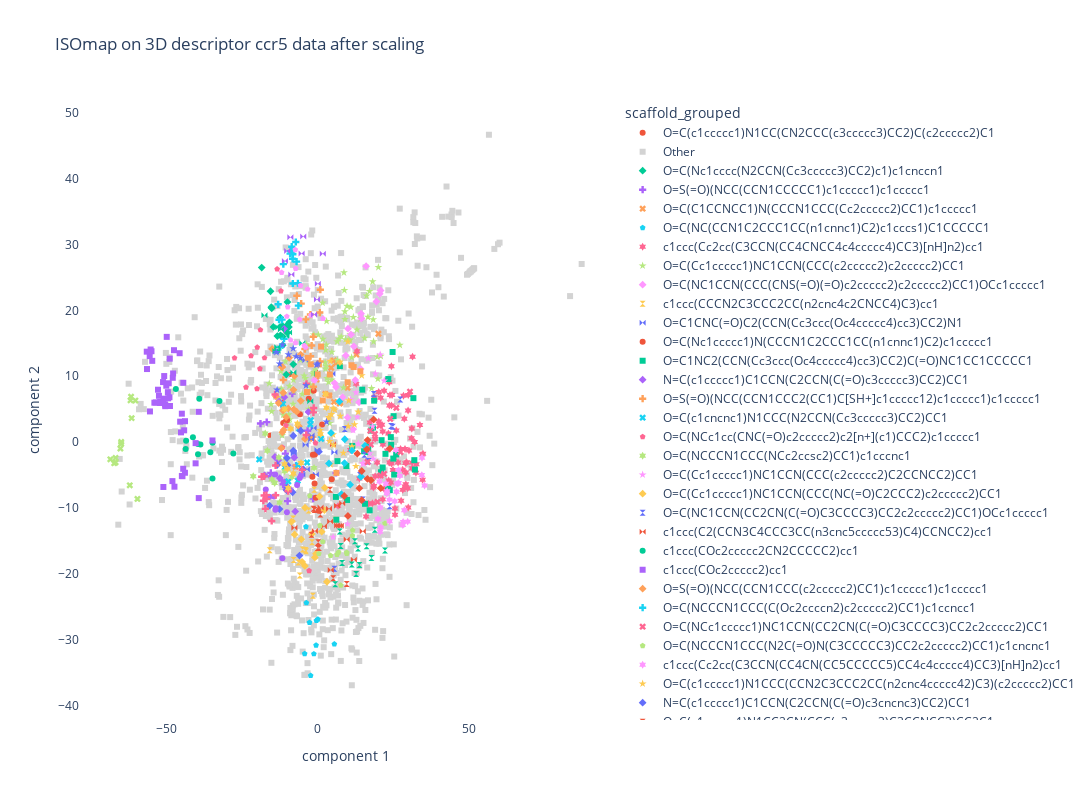

Notebook source saved alongside this figure:
### Code cell
fig_3D_scaled = px.scatter(finalDf_3D_scaled, x="component 1", y="component 2",
                    color = "scaffold_grouped", symbol='scaffold_grouped',
                    symbol_sequence = symbols,
                    hover_data = None ,
                    color_discrete_map= {'Other': 'lightgrey'
                                         },
                   # size = "Activity",
                    title = 'ISOmap on 3D descriptor ccr5 data after scaling',
                                      width=1200,
                                      height=800,render_mode='SVG')
fig_3D_scaled.update_layout(plot_bgcolor='White')
fig_3D_scaled.show()
app_scatter = molplotly.add_molecules(fig=fig_3D_scaled,
                                      df=finalDf_3D_scaled,
                                      smiles_col='smiles',
                                      title_col='InChIKey',
                                      condition_col = 'scaffold_grouped')
                                                                          
app_scatter.run_server(mode='inline', port=9709, height=800)

### Figure 1 — Plotly figure (JSON) as saved in the notebook; plotly's stock layout.template omitted (floating-point values rounded to 4 significant figures; data arrays with more than 128 entries replaced by an {"elided": "..."} marker saying what was removed)
{"data": [{"hovertemplate": "scaffold_grouped=O=C(c1ccccc1)N1CC(CN2CCC(c3ccccc3)CC2)C(c2ccccc2)C1<br>component 1=%{x}<br>component 2=%{y}<extra></extra>", "legendgroup": "O=C(c1ccccc1)N1CC(CN2CCC(c3ccccc3)CC2)C(c2ccccc2)C1", "marker": {"color": "#EF553B", "symbol": "circle"}, "mode": "markers", "name": "O=C(c1ccccc1)N1CC(CN2CCC(c3ccccc3)CC2)C(c2ccccc2)C1", "orientation": "v", "showlegend": true, "type": "scatter", "x": [-15.12, -15.64, -10.71, -4.122, -6.515, -11.25, -0.671, -8.006, -6.918, -11.39, -9.439], "xaxis": "x", "y": [-0.6036, 0.9982, 3.085, 5.357, 10.04, 6.192, 10.6, 4.577, 10.51, 2.923, 10.31], "yaxis": "y"}, {"hovertemplate": "scaffold_grouped=Other<br>component 1=%{x}<br>component 2=%{y}<extra></extra>", "legendgroup": "Other", "marker": {"color": "lightgrey", "symbol": "square"}, "mode": "markers", "name": "Other", "orientation": "v", "showlegend": true, "type": "scatter", "x": {"elided": "1401 float values"}, "xaxis": "x", "y": {"elided": "1401 float values"}, "yaxis": "y"}, {"hovertemplate": "scaffold_grouped=O=C(Nc1cccc(N2CCN(Cc3ccccc3)CC2)c1)c1cnccn1<br>component 1=%{x}<br>component 2=%{y}<extra></extra>", "legendgroup": "O=C(Nc1cccc(N2CCN(Cc3ccccc3)CC2)c1)c1cnccn1", "marker": {"color": "#00cc96", "symbol": "diamond"}, "mode": "markers", "name": "O=C(Nc1cccc(N2CCN(Cc3ccccc3)CC2)c1)c1cnccn1", "orientation": "v", "showlegend": true, "type": "scatter", "x": [-13.34, -10.38, -12.3, -10.04, -9.352, -18.51, -12.38, -9.99, -9.532, -15.2, -12.43, -10.1, -15.6, -11.61, -15.35, -9.971, -8.058, -11.88, -14.64, -11.55], "xaxis": "x", "y": [16.11, 10.26, 16.22, 16.62, 18.19, 26.5, 18.91, 21.26, 17.47, 20.33, 17.51, 17.74, 22.91, 17.64, 20.5, 17.63, 11.81, 16.04, 17.5, 14.72], "yaxis": "y"}, {"hovertemplate": "scaffold_grouped=O=S(=O)(NCC(CCN1CCCCC1)c1ccccc1)c1ccccc1<br>component 1=%{x}<br>component 2=%{y}<extra></extra>", "legendgroup": "O=S(=O)(NCC(CCN1CCCCC1)c1ccccc1)c1ccccc1", "marker": {"color": "#ab63fa", "symbol": "cross"}, "mode": "markers", "name": "O=S(=O)(NCC(CCN1CCCCC1)c1ccccc1)c1ccccc1", "orientation": "v", "showlegend": true, "type": "scatter", "x": [-18.93, -12.08, -3.323, -9.93, -10.68, -10.87, -11.84, -16.86, -1.469, -15.51, -7.167, 6.106, -11.4, -8.383], "xaxis": "x", "y": [2.822, 5.694, 1.727, -8.954, -1.747, -6.118, -5.808, 3.039, -8.567, -4.659, -3.564, -4.684, -6.395, 7.373], "yaxis": "y"}, {"hovertemplate": "scaffold_grouped=O=C(C1CCNCC1)N(CCCN1CCC(Cc2ccccc2)CC1)c1ccccc1<br>component 1=%{x}<br>component 2=%{y}<extra></extra>", "legendgroup": "O=C(C1CCNCC1)N(CCCN1CCC(Cc2ccccc2)CC1)c1ccccc1", "marker": {"color": "#FFA15A", "symbol": "x"}, "mode": "markers", "name": "O=C(C1CCNCC1)N(CCCN1CCC(Cc2ccccc2)CC1)c1ccccc1", "orientation": "v", "showlegend": true, "type": "scatter", "x": [4.481, 20.14, 7.537, -0.3978, 2.558, 9.928, 7.317, -2.128, -1.552, -1.985, 5.438, -7.266, 6.089, 5.36, 12.83], "xaxis": "x", "y": [11.28, 16.46, 6.027, 9.487, 7.317, 8.235, 5.842, 0.7313, 0.5265, 4.908, 6.123, -3.749, 12.0, 12.41, 13.3], "yaxis": "y"}, {"hovertemplate": "scaffold_grouped=O=C(NC(CCN1C2CCC1CC(n1cnnc1)C2)c1cccs1)C1CCCCC1<br>component 1=%{x}<br>component 2=%{y}<extra></extra>", "legendgroup": "O=C(NC(CCN1C2CCC1CC(n1cnnc1)C2)c1cccs1)C1CCCCC1", "marker": {"color": "#19d3f3", "symbol": "pentagon"}, "mode": "markers", "name": "O=C(NC(CCN1C2CCC1CC(n1cnnc1)C2)c1cccs1)C1CCCCC1", "orientation": "v", "showlegend": true, "type": "scatter", "x": [-2.303, -1.232, -0.3966, -4.298, 0.08781, -3.873, -2.673, 5.544, -0.5104, -3.715], "xaxis": "x", "y": [-35.43, -32.14, -27.09, -32.12, -26.89, -12.84, -27.38, -30.65, -30.82, -24.39], "yaxis": "y"}, {"hovertemplate": "scaffold_grouped=c1ccc(Cc2cc(C3CCN(CC4CNCC4c4ccccc4)CC3)[nH]n2)cc1<br>component 1=%{x}<br>component 2=%{y}<extra></extra>", "legendgroup": "c1ccc(Cc2cc(C3CCN(CC4CNCC4c4ccccc4)CC3)[nH]n2)cc1", "marker": {"color": "#FF6692", "symbol": "hexagram"}, "mode": "markers", "name": "c1ccc(Cc2cc(C3CCN(CC4CNCC4c4ccccc4)CC3)[nH]n2)cc1", "orientation": "v", "showlegend": true, "type": "scatter", "x": [6.769, 26.65, 18.64, 24.46, 20.87, 28.72, 24.45, 23.79, 32.56, 34.91, 29.23, 25.63, 25.46, 29.97, 20.24, 10.84, 25.64, 21.55, 28.44, 22.89, 12.79, 27.48, 22.03, 16.85, 29.49, 23.16, 21.6, 29.84, 18.79, 29.23, 25.28, 33.88, 32.71, 20.26, 34.77, 19.07, 13.83, 34.67, 26.06, 32.13, 24.66, 18.15, 22.03, 30.03, 31.35, 23.55, 29.1, 16.06, 23.97, 19.72, 20.64, 31.31, 23.24, 23.82, 31.2, 23.44, 28.19, 27.66, 21.31, 17.33, 24.96, 21.59, 31.44, 18.48, 30.26, 28.17, 24.46, 23.72, 23.04, 13.04, 31.08, 28.93, 24.24, 30.01, 28.95, 19.06], "xaxis": "x", "y": [-9.673, -3.082, -6.665, 5.552, 6.729, 3.543, 11.51, 5.567, -4.647, -1.747, -4.594, -10.07, -4.708, 4.795, 7.605, -1.178, -11.01, 1.607, 7.037, -7.259, 8.848, -1.034, -7.117, -9.362, -3.055, 9.495, -0.376, -6.992, 6.813, -6.404, -2.397, 2.615, -3.339, 3.155, -5.721, 0.4927, -5.527, -1.857, 1.784, 0.03433, 7.15, -9.282, 7.818, -9.927, -3.105, -5.805, -3.184, -11.29, 7.145, -3.101, -5.101, -3.971, -6.772, -3.094, 2.08, 1.33, -7.244, -8.9, 2.639, 2.99, -4.225, -8.685, 12.98, -6.881, -1.275, -4.197, -3.231, 9.088, -1.247, 13.81, 0.5791, -6.73, -6.131, 7.169, -1.04, -5.167], "yaxis": "y"}, {"hovertemplate": "scaffold_grouped=O=C(Cc1ccccc1)NC1CCN(CCC(c2ccccc2)c2ccccc2)CC1<br>component 1=%{x}<br>component 2=%{y}<extra></extra>", "legendgroup": "O=C(Cc1ccccc1)NC1CCN(CCC(c2ccccc2)c2ccccc2)CC1", "marker": {"color": "#B6E880", "symbol": "star"}, "mode": "markers", "name": "O=C(Cc1ccccc1)NC1CCN(CCC(c2ccccc2)c2ccccc2)CC1", "orientation": "v", "showlegend": true, "type": "scatter", "x": [9.037, 2.66, -11.16, -1.237, 19.78, 14.26, -5.058, -4.457, 6.485, 20.91, 8.571, -2.939, 9.06, 4.705, -1.238, 11.26, -1.59, -10.66, -2.766, 2.488, -7.961, -2.508, -8.131, -12.08, -8.012, 9.271, 2.851, -11.76, 8.867, -2.272, 15.56, 10.5, 1.752, 18.22, 11.83, 11.0, 4.003, 16.67, -15.25, -3.623, 18.53, -11.91, 3.102, 2.61, 7.821, -9.947, -9.342, 8.726, 19.97, 13.03, 20.13, -16.02, -15.42, 16.23, 1.675, -4.052, 17.19, -9.563, -9.2, 10.83, 10.74, 7.058, 2.796, 9.756, 3.609, 2.97, -5.678, 6.542, -11.41, -12.16, -5.309, 4.643, -0.7361, 17.87, 0.2692, 27.24, -3.065, 18.41], "xaxis": "x", "y": [19.83, 13.99, 5.087, 16.31, 12.95, 18.75, 7.287, 10.08, 15.27, 13.07, 8.268, 5.042, 18.67, 13.68, 10.61, 12.86, 10.38, 12.23, 12.02, 12.09, 7.764, 8.687, 5.804, 8.108, 9.436, 15.59, 14.8, 1.044, 23.06, 7.669, 15.8, 15.41, 15.65, 24.37, 18.96, 20.51, 2.877, 18.98, 4.666, 14.89, 15.27, 6.751, 9.706, 11.12, 16.02, 2.876, 8.499, 25.75, 9.603, 17.06, 26.55, 8.909, 5.742, 22.21, 21.14, 9.712, 22.9, 4.183, 3.443, 16.33, 15.53, 15.67, 11.57, 20.65, 9.119, 18.36, 12.44, 12.46, 4.143, 10.75, 6.208, 9.45, 10.98, 8.157, 16.29, 14.73, 8.487, 18.61], "yaxis": "y"}, {"hovertemplate": "scaffold_grouped=O=C(NC1CCN(CCC(CNS(=O)(=O)c2ccccc2)c2ccccc2)CC1)OCc1ccccc1<br>component 1=%{x}<br>component 2=%{y}<extra></extra>", "legendgroup": "O=C(NC1CCN(CCC(CNS(=O)(=O)c2ccccc2)c2ccccc2)CC1)OCc1ccccc1", "marker": {"color": "#FF97FF", "symbol": "diamond"}, "mode": "markers", "name": "O=C(NC1CCN(CCC(CNS(=O)(=O)c2ccccc2)c2ccccc2)CC1)OCc1ccccc1", "orientation": "v", "showlegend": true, "type": "scatter", "x": [10.07, 16.07, 14.25, 11.75, 5.619, 19.47, 9.34, 14.54, 13.72, 20.58, 8.253, 20.86, -1.021, 14.4, 11.1, 9.902, 11.98, 6.09, 12.48], "xaxis": "x", "y": [17.23, 26.71, 11.12, 1.975, 8.971, 21.36, 13.16, 18.76, 6.057, 22.53, 6.828, 23.02, 9.388, 19.5, 16.32, 3.748, 14.55, 8.371, 9.417], "yaxis": "y"}, {"hovertemplate": "scaffold_grouped=c1ccc(CCCN2C3CCC2CC(n2cnc4c2CNCC4)C3)cc1<br>component 1=%{x}<br>component 2=%{y}<extra></extra>", "legendgroup": "c1ccc(CCCN2C3CCC2CC(n2cnc4c2CNCC4)C3)cc1", "marker": {"color": "#FECB52", "symbol": "hourglass"}, "mode": "markers", "name": "c1ccc(CCCN2C3CCC2CC(n2cnc4c2CNCC4)C3)cc1", "orientation": "v", "showlegend": true, "type": "scatter", "x": [-1.838, -3.817, -2.968, -1.12, -8.07, -6.385, -4.973, -4.022, -15.87, -1.567, -5.924, -7.928, 5.971], "xaxis": "x", "y": [-15.19, -16.57, -10.38, -7.21, -11.57, -18.28, -16.31, -16.38, -16.42, -23.32, -20.23, -17.88, -11.77], "yaxis": "y"}, {"hovertemplate": "scaffold_grouped=O=C1CNC(=O)C2(CCN(Cc3ccc(Oc4ccccc4)cc3)CC2)N1<br>component 1=%{x}<br>component 2=%{y}<extra></extra>", "legendgroup": "O=C1CNC(=O)C2(CCN(Cc3ccc(Oc4ccccc4)cc3)CC2)N1", "marker": {"color": "#636efa", "symbol": "bowtie"}, "mode": "markers", "name": "O=C1CNC(=O)C2(CCN(Cc3ccc(Oc4ccccc4)cc3)CC2)N1", "orientation": "v", "showlegend": true, "type": "scatter", "x": [-3.978, -0.586, -3.568, 4.896, -2.145, -13.74, -0.03839, -7.91, -2.003, -1.325, -4.026, -5.061, 5.557], "xaxis": "x", "y": [-0.3922, -4.916, -4.112, 10.38, 0.4385, 13.73, -1.181, -1.727, 1.024, 2.157, 12.43, -4.915, -1.521], "yaxis": "y"}, {"hovertemplate": "scaffold_grouped=O=C(Nc1ccccc1)N(CCCN1C2CCC1CC(n1cnnc1)C2)c1ccccc1<br>component 1=%{x}<br>component 2=%{y}<extra></extra>", "legendgroup": "O=C(Nc1ccccc1)N(CCCN1C2CCC1CC(n1cnnc1)C2)c1ccccc1", "marker": {"color": "#EF553B", "symbol": "circle"}, "mode": "markers", "name": "O=C(Nc1ccccc1)N(CCCN1C2CCC1CC(n1cnnc1)C2)c1ccccc1", "orientation": "v", "showlegend": true, "type": "scatter", "x": [-0.9095, 1.486, -0.5925, -1.016, -5.852, 0.3551, -10.1, -1.568, -1.727, -1.293, 4.667, -2.941], "xaxis": "x", "y": [-1.89, 2.685, -8.45, -6.291, 4.227, -10.39, 3.335, -1.921, -5.243, 7.813, -5.636, 6.604], "yaxis": "y"}, {"hovertemplate": "scaffold_grouped=O=C1NC2(CCN(Cc3ccc(Oc4ccccc4)cc3)CC2)C(=O)NC1CC1CCCCC1<br>component 1=%{x}<br>component 2=%{y}<extra></extra>", "legendgroup": "O=C1NC2(CCN(Cc3ccc(Oc4ccccc4)cc3)CC2)C(=O)NC1CC1CCCCC1", "marker": {"color": "#00cc96", "symbol": "square"}, "mode": "markers", "name": "O=C1NC2(CCN(Cc3ccc(Oc4ccccc4)cc3)CC2)C(=O)NC1CC1CCCCC1", "orientation": "v", "showlegend": true, "type": "scatter", "x": [20.99, 17.65, 25.37, 24.26, 15.24, 21.19, 15.39, 21.55, 25.08, 6.59, 23.91, 24.36, 16.77, 31.73, 7.383, 14.78, 6.066, 32.03, 23.42, 17.24, 6.208, 18.72, 16.76, 32.24, 9.544, 25.16, 23.33, 22.47, 24.84, 15.71, 26.03, 11.48, 9.752, 18.35], "xaxis": "x", "y": [-4.57, 1.753, -4.926, 0.7632, 6.201, 0.3005, -1.386, -3.844, -2.492, -2.881, -7.29, -0.4056, -0.5936, 6.68, 11.55, 7.973, -8.306, -2.733, 9.584, -10.34, -11.77, 6.294, -1.505, -4.162, -3.621, 3.948, -7.09, -1.776, 13.69, -9.359, -1.86, -0.5748, -8.773, 2.233], "yaxis": "y"}, {"hovertemplate": "scaffold_grouped=N=C(c1ccccc1)C1CCN(C2CCN(C(=O)c3ccccc3)CC2)CC1<br>component 1=%{x}<br>component 2=%{y}<extra></extra>", "legendgroup": "N=C(c1ccccc1)C1CCN(C2CCN(C(=O)c3ccccc3)CC2)CC1", "marker": {"color": "#ab63fa", "symbol": "diamond"}, "mode": "markers", "name": "N=C(c1ccccc1)C1CCN(C2CCN(C(=O)c3ccccc3)CC2)CC1", "orientation": "v", "showlegend": true, "type": "scatter", "x": [-7.412, -11.02, -17.56, -15.57, -12.75, -12.53, -3.061, -10.4, -7.739, -14.13, -11.09, -12.99], "xaxis": "x", "y": [-10.51, 6.835, -5.04, -5.216, 6.185, -5.451, 4.585, -7.15, -2.332, -2.24, 17.2, -2.715], "yaxis": "y"}, {"hovertemplate": "scaffold_grouped=O=S(=O)(NCC(CCN1CCC2(CC1)C[SH+]c1ccccc12)c1ccccc1)c1ccccc1<br>component 1=%{x}<br>component 2=%{y}<extra></extra>", "legendgroup": "O=S(=O)(NCC(CCN1CCC2(CC1)C[SH+]c1ccccc12)c1ccccc1)c1ccccc1", "marker": {"color": "#FFA15A", "symbol": "cross"}, "mode": "markers", "name": "O=S(=O)(NCC(CCN1CCC2(CC1)C[SH+]c1ccccc12)c1ccccc1)c1ccccc1", "orientation": "v", "showlegend": true, "type": "scatter", "x": [-1.418, 0.9115, 0.811, -3.888, -5.433, 0.7183, -1.979, -2.325, -6.88, -2.378, -4.21, -11.37, -1.377], "xaxis": "x", "y": [16.0, 23.15, 12.25, 18.64, 21.02, 19.67, 14.67, 13.04, 22.21, 19.37, 14.13, 9.437, 8.407], "yaxis": "y"}, {"hovertemplate": "scaffold_grouped=O=C(c1cncnc1)N1CCC(N2CCN(Cc3ccccc3)CC2)CC1<br>component 1=%{x}<br>component 2=%{y}<extra></extra>", "legendgroup": "O=C(c1cncnc1)N1CCC(N2CCN(Cc3ccccc3)CC2)CC1", "marker": {"color": "#19d3f3", "symbol": "x"}, "mode": "markers", "name": "O=C(c1cncnc1)N1CCC(N2CCN(Cc3ccccc3)CC2)CC1", "orientation": "v", "showlegend": true, "type": "scatter", "x": [1.178, -6.499, -2.286, -2.42, -9.698, -19.35, -11.47, -10.88, -3.472, -6.065, -6.574], "xaxis": "x", "y": [0.5183, -3.45, 3.344, 2.698, -5.963, -2.628, 5.789, -3.83, -3.085, 2.042, -5.862], "yaxis": "y"}, {"hovertemplate": "scaffold_grouped=O=C(NCc1cc(CNC(=O)c2ccccc2)c2[n+](c1)CCC2)c1ccccc1<br>component 1=%{x}<br>component 2=%{y}<extra></extra>", "legendgroup": "O=C(NCc1cc(CNC(=O)c2ccccc2)c2[n+](c1)CCC2)c1ccccc1", "marker": {"color": "#FF6692", "symbol": "pentagon"}, "mode": "markers", "name": "O=C(NCc1cc(CNC(=O)c2ccccc2)c2[n+](c1)CCC2)c1ccccc1", "orientation": "v", "showlegend": true, "type": "scatter", "x": [-17.58, -20.08, -23.72, -13.41, -11.66, -0.7017, -10.46, -18.95, -12.15, -27.51, -20.0, -2.817, -19.11, -22.06], "xaxis": "x", "y": [12.79, 8.111, 8.332, 26.27, -0.8103, -0.1433, 2.53, 17.04, 22.95, 12.77, 14.39, -19.53, 11.15, 13.1], "yaxis": "y"}, {"hovertemplate": "scaffold_grouped=O=C(NCCCN1CCC(NCc2ccsc2)CC1)c1cccnc1<br>component 1=%{x}<br>component 2=%{y}<extra></extra>", "legendgroup": "O=C(NCCCN1CCC(NCc2ccsc2)CC1)c1cccnc1", "marker": {"color": "#B6E880", "symbol": "hexagram"}, "mode": "markers", "name": "O=C(NCCCN1CCC(NCc2ccsc2)CC1)c1cccnc1", "orientation": "v", "showlegend": true, "type": "scatter", "x": [-12.59, -15.15, -12.87, -14.22, -10.55, -10.92, -17.34, -16.65, -1.178, -8.515, -21.32], "xaxis": "x", "y": [-9.146, -5.618, -2.338, -6.216, -2.461, -4.427, 1.327, -1.309, -3.903, -5.285, -5.172], "yaxis": "y"}, {"hovertemplate": "scaffold_grouped=O=C(Cc1ccccc1)NC1CCN(CCC(c2ccccc2)C2CCNCC2)CC1<br>component 1=%{x}<br>component 2=%{y}<extra></extra>", "legendgroup": "O=C(Cc1ccccc1)NC1CCN(CCC(c2ccccc2)C2CCNCC2)CC1", "marker": {"color": "#FF97FF", "symbol": "star"}, "mode": "markers", "name": "O=C(Cc1ccccc1)NC1CCN(CCC(c2ccccc2)C2CCNCC2)CC1", "orientation": "v", "showlegend": true, "type": "scatter", "x": [10.9, 19.13, 11.74, 15.33, 18.44, 20.73, 9.921, 13.15, 13.46, 17.32, 12.73, 14.96, 16.8, 5.136, 18.22, 22.05], "xaxis": "x", "y": [6.464, 10.38, 1.841, -3.276, -2.513, 13.27, -12.41, 3.826, -0.2526, -1.724, 7.532, -3.224, 12.73, -14.41, 2.367, 9.324], "yaxis": "y"}, {"hovertemplate": "scaffold_grouped=O=C(Cc1ccccc1)NC1CCN(CCC(NC(=O)C2CCC2)c2ccccc2)CC1<br>component 1=%{x}<br>component 2=%{y}<extra></extra>", "legendgroup": "O=C(Cc1ccccc1)NC1CCN(CCC(NC(=O)C2CCC2)c2ccccc2)CC1", "marker": {"color": "#FECB52", "symbol": "diamond"}, "mode": "markers", "name": "O=C(Cc1ccccc1)NC1CCN(CCC(NC(=O)C2CCC2)c2ccccc2)CC1", "orientation": "v", "showlegend": true, "type": "scatter", "x": [2.248, -1.916, -7.613, -0.9038, 3.096, -5.147, -4.206, 1.358, -0.5452, 2.367, -4.16, 0.6328, -8.664, -5.398], "xaxis": "x", "y": [-10.3, -13.95, -14.02, -17.49, -21.19, -18.16, -18.79, -13.58, -16.92, -6.939, -9.954, -8.238, -12.08, -14.75], "yaxis": "y"}, {"hovertemplate": "scaffold_grouped=O=C(NC1CCN(CC2CN(C(=O)C3CCCC3)CC2c2ccccc2)CC1)OCc1ccccc1<br>component 1=%{x}<br>component 2=%{y}<extra></extra>", "legendgroup": "O=C(NC1CCN(CC2CN(C(=O)C3CCCC3)CC2c2ccccc2)CC1)OCc1ccccc1", "marker": {"color": "#636efa", "symbol": "hourglass"}, "mode": "markers", "name": "O=C(NC1CCN(CC2CN(C(=O)C3CCCC3)CC2c2ccccc2)CC1)OCc1ccccc1", "orientation": "v", "showlegend": true, "type": "scatter", "x": [9.017, 14.97, 23.87, 14.04, 24.91, 15.49, 16.92, 18.61, 16.57, 18.86, 5.563, 24.35, 27.4, 14.73], "xaxis": "x", "y": [2.012, -8.71, -9.723, -4.978, 2.329, -1.897, -2.876, 7.299, -2.92, 4.786, -19.23, 2.448, 6.494, -4.86], "yaxis": "y"}, {"hovertemplate": "scaffold_grouped=c1ccc(C2(CCN3C4CCC3CC(n3cnc5ccccc53)C4)CCNCC2)cc1<br>component 1=%{x}<br>component 2=%{y}<extra></extra>", "legendgroup": "c1ccc(C2(CCN3C4CCC3CC(n3cnc5ccccc53)C4)CCNCC2)cc1", "marker": {"color": "#EF553B", "symbol": "bowtie"}, "mode": "markers", "name": "c1ccc(C2(CCN3C4CCC3CC(n3cnc5ccccc53)C4)CCNCC2)cc1", "orientation": "v", "showlegend": true, "type": "scatter", "x": [0.9768, -7.694, 7.136, 14.96, 6.477, 7.683, 9.631, 4.167, 5.081, 2.098, 6.431, 4.354, 12.0, -0.9009, 3.769, 8.157], "xaxis": "x", "y": [-9.933, -13.0, -12.67, -13.51, -12.65, -12.68, -14.79, -12.06, -0.319, -12.75, -9.656, -19.41, -17.84, -13.48, -10.1, -9.282], "yaxis": "y"}, {"hovertemplate": "scaffold_grouped=c1ccc(COc2ccccc2CN2CCCCC2)cc1<br>component 1=%{x}<br>component 2=%{y}<extra></extra>", "legendgroup": "c1ccc(COc2ccccc2CN2CCCCC2)cc1", "marker": {"color": "#00cc96", "symbol": "circle"}, "mode": "markers", "name": "c1ccc(COc2ccccc2CN2CCCCC2)cc1", "orientation": "v", "showlegend": true, "type": "scatter", "x": [-32.51, -43.69, -34.78, -39.63, -39.61, -39.19, -35.53, -43.56, -34.81, -27.91, -38.81, -46.95, -41.31], "xaxis": "x", "y": [6.251, -1.045, -0.1058, -0.2863, -1.831, 6.599, -1.515, 0.2055, -5.501, -1.719, -0.3642, 8.088, 0.7399], "yaxis": "y"}, {"hovertemplate": "scaffold_grouped=c1ccc(COc2ccccc2)cc1<br>component 1=%{x}<br>component 2=%{y}<extra></extra>", "legendgroup": "c1ccc(COc2ccccc2)cc1", "marker": {"color": "#ab63fa", "symbol": "square"}, "mode": "markers", "name": "c1ccc(COc2ccccc2)cc1", "orientation": "v", "showlegend": true, "type": "scatter", "x": [-54.06, -45.52, -49.6, -52.86, -55.53, -34.82, -55.62, -39.36, -47.97, -50.94, -52.55, -48.09, -44.49, -39.37, -45.71, -49.98, -44.2, -55.31, -47.42, -44.97, -43.94, -52.21, -44.97, -43.92, -50.82, -56.59, -48.98, -50.47, -53.57, -50.12, -50.52, -44.52, -47.57, -40.41, -49.07, -45.25, -49.31, -49.52, -51.2, -47.86, -56.52, -55.02, -52.17, -44.76, -48.9, -51.19, -54.78, -51.09, -40.41], "xaxis": "x", "y": [5.992, 3.109, 7.588, 7.962, 4.664, 0.26, 13.06, 4.604, 9.774, 6.602, 7.038, -5.913, 9.011, -8.491, 13.5, 15.98, 1.796, 14.07, -6.764, 4.323, -4.644, 5.946, -5.129, 3.182, 10.04, 13.74, 12.68, 5.462, 6.024, 8.567, 5.736, -4.038, 13.96, -3.213, 6.819, 1.487, 8.938, 6.651, 9.121, 10.43, 11.1, 13.8, 6.114, -5.168, 5.49, 6.173, 12.34, -6.802, -0.1464], "yaxis": "y"}, {"hovertemplate": "scaffold_grouped=O=S(=O)(NCC(CCN1CCC(c2ccccc2)CC1)c1ccccc1)c1ccccc1<br>component 1=%{x}<br>component 2=%{y}<extra></extra>", "legendgroup": "O=S(=O)(NCC(CCN1CCC(c2ccccc2)CC1)c1ccccc1)c1ccccc1", "marker": {"color": "#FFA15A", "symbol": "diamond"}, "mode": "markers", "name": "O=S(=O)(NCC(CCN1CCC(c2ccccc2)CC1)c1ccccc1)c1ccccc1", "orientation": "v", "showlegend": true, "type": "scatter", "x": [-11.36, -11.48, -6.192, -7.686, -4.219, -12.04, -12.91, -5.589, -15.07, -10.42, -11.86, -13.78, -6.951, -7.887, -5.61, -9.739, -9.397, -7.999, -11.27, -11.68, -11.69], "xaxis": "x", "y": [7.504, 4.802, 2.422, 10.05, 0.4925, -0.9102, 5.93, 6.269, 14.16, 3.787, 11.39, 6.935, 4.632, 4.984, 13.3, 5.12, 12.8, 7.937, 1.86, 1.496, 11.41], "yaxis": "y"}, {"hovertemplate": "scaffold_grouped=O=C(NCCCN1CCC(C(Oc2ccccn2)c2ccccc2)CC1)c1ccncc1<br>component 1=%{x}<br>component 2=%{y}<extra></extra>", "legendgroup": "O=C(NCCCN1CCC(C(Oc2ccccn2)c2ccccc2)CC1)c1ccncc1", "marker": {"color": "#19d3f3", "symbol": "cross"}, "mode": "markers", "name": "O=C(NCCCN1CCC(C(Oc2ccccn2)c2ccccc2)CC1)c1ccncc1", "orientation": "v", "showlegend": true, "type": "scatter", "x": [-6.523, -7.225, -11.78, -11.11, -8.927, -8.212, -9.104, -11.36, -6.37, -8.593, -12.35, -6.972, -8.286, -8.574, -12.77, -13.06, -8.197], "xaxis": "x", "y": [24.13, 30.38, 18.59, 15.7, 29.01, 24.08, 28.62, 27.03, 20.73, 28.94, 14.44, 27.41, 27.84, 29.67, 18.59, 20.93, 28.52], "yaxis": "y"}, {"hovertemplate": "scaffold_grouped=O=C(NCc1ccccc1)NC1CCN(CC2CN(C(=O)C3CCCC3)CC2c2ccccc2)CC1<br>component 1=%{x}<br>component 2=%{y}<extra></extra>", "legendgroup": "O=C(NCc1ccccc1)NC1CCN(CC2CN(C(=O)C3CCCC3)CC2c2ccccc2)CC1", "marker": {"color": "#FF6692", "symbol": "x"}, "mode": "markers", "name": "O=C(NCc1ccccc1)NC1CCN(CC2CN(C(=O)C3CCCC3)CC2c2ccccc2)CC1", "orientation": "v", "showlegend": true, "type": "scatter", "x": [16.57, 26.08, 20.44, 22.03, 20.85, 27.45, 17.63, 17.47, 19.83, 18.98, 24.05, 30.6], "xaxis": "x", "y": [-3.014, 5.21, 2.475, -4.818, -5.059, -1.506, -0.3561, 1.714, -9.075, 1.241, 3.524, 7.677], "yaxis": "y"}, {"hovertemplate": "scaffold_grouped=O=C(NCCCN1CCC(N2C(=O)N(C3CCCCC3)CC2c2ccccc2)CC1)c1cncnc1<br>component 1=%{x}<br>component 2=%{y}<extra></extra>", "legendgroup": "O=C(NCCCN1CCC(N2C(=O)N(C3CCCCC3)CC2c2ccccc2)CC1)c1cncnc1", "marker": {"color": "#B6E880", "symbol": "pentagon"}, "mode": "markers", "name": "O=C(NCCCN1CCC(N2C(=O)N(C3CCCCC3)CC2c2ccccc2)CC1)c1cncnc1", "orientation": "v", "showlegend": true, "type": "scatter", "x": [0.4235, 9.659, 4.288, 1.692, 0.7683, 7.677, -2.563, 11.53, 22.31, 9.625, 11.62, 6.946, 6.44], "xaxis": "x", "y": [-16.93, -16.92, -17.22, -15.11, -12.66, -21.71, -8.148, -14.2, -12.33, -16.74, -13.38, -16.71, -17.05], "yaxis": "y"}, {"hovertemplate": "scaffold_grouped=c1ccc(Cc2cc(C3CCN(CC4CN(CC5CCCCC5)CC4c4ccccc4)CC3)[nH]n2)cc1<br>component 1=%{x}<br>component 2=%{y}<extra></extra>", "legendgroup": "c1ccc(Cc2cc(C3CCN(CC4CN(CC5CCCCC5)CC4c4ccccc4)CC3)[nH]n2)cc1", "marker": {"color": "#FF97FF", "symbol": "hexagram"}, "mode": "markers", "name": "c1ccc(Cc2cc(C3CCN(CC4CN(CC5CCCCC5)CC4c4ccccc4)CC3)[nH]n2)cc1", "orientation": "v", "showlegend": true, "type": "scatter", "x": [27.22, 28.73, 20.76, 19.98, 26.32, 22.6, 28.32, 20.92, 26.82, 25.92, 20.69, 22.9, 26.11, 20.49, 23.02, 29.82, 23.86, 23.78, 34.51, 26.79, 35.43, 28.23, 25.56, 34.58], "xaxis": "x", "y": [-5.117, -10.32, -9.922, -11.65, -6.3, -6.322, -12.1, -12.97, -6.204, -1.211, -13.59, -7.765, -7.532, -5.979, -7.46, -12.06, -12.0, -8.723, -5.001, -4.242, -6.595, -12.57, -8.986, -2.373], "yaxis": "y"}, {"hovertemplate": "scaffold_grouped=O=C(c1ccccc1)N1CCC(CCN2C3CCC2CC(n2cnc4ccccc42)C3)(c2ccccc2)CC1<br>component 1=%{x}<br>component 2=%{y}<extra></extra>", "legendgroup": "O=C(c1ccccc1)N1CCC(CCN2C3CCC2CC(n2cnc4ccccc42)C3)(c2ccccc2)CC1", "marker": {"color": "#FECB52", "symbol": "star"}, "mode": "markers", "name": "O=C(c1ccccc1)N1CCC(CCN2C3CCC2CC(n2cnc4ccccc42)C3)(c2ccccc2)CC1", "orientation": "v", "showlegend": true, "type": "scatter", "x": [8.534, 14.62, 4.285, 12.7, 5.151, 0.8703, 12.23, 10.32, 11.39, 5.254, 4.181, 4.559, 13.46, 3.987, 7.497, 10.12, 5.71, 5.095, 10.01], "xaxis": "x", "y": [-1.646, 10.12, -3.385, -3.646, 5.099, 1.819, 2.678, 6.306, -0.6691, -0.4481, 12.31, 4.216, 4.596, 0.1302, 3.959, 2.417, 4.925, 1.137, 15.25], "yaxis": "y"}, {"hovertemplate": "scaffold_grouped=N=C(c1ccccc1)C1CCN(C2CCN(C(=O)c3cncnc3)CC2)CC1<br>component 1=%{x}<br>component 2=%{y}<extra></extra>", "legendgroup": "N=C(c1ccccc1)C1CCN(C2CCN(C(=O)c3cncnc3)CC2)CC1", "marker": {"color": "#636efa", "symbol": "diamond"}, "mode": "markers", "name": "N=C(c1ccccc1)C1CCN(C2CCN(C(=O)c3cncnc3)CC2)CC1", "orientation": "v", "showlegend": true, "type": "scatter", "x": [-5.984, -10.23, -4.805, -8.279, 0.4501, -15.9, -8.056, -10.16, -9.956, -5.589, -9.922, -13.42, -12.61, -8.048], "xaxis": "x", "y": [-17.22, -7.315, -4.094, -7.605, -1.448, -9.635, 0.9698, -2.401, -3.507, 1.733, -6.838, -3.464, -10.15, -1.306], "yaxis": "y"}, {"hovertemplate": "scaffold_grouped=O=C(c1cncnc1)N1CC2CN(CCC(c3ccccc3)C3CCNCC3)CC2C1<br>component 1=%{x}<br>component 2=%{y}<extra></extra>", "legendgroup": "O=C(c1cncnc1)N1CC2CN(CCC(c3ccccc3)C3CCNCC3)CC2C1", "marker": {"color": "#EF553B", "symbol": "hourglass"}, "mode": "markers", "name": "O=C(c1cncnc1)N1CC2CN(CCC(c3ccccc3)C3CCNCC3)CC2C1", "orientation": "v", "showlegend": true, "type": "scatter", "x": [9.659, 4.13, -2.027, 0.9248, -1.361, 0.4607, 5.158, -1.023, 0.1987, 0.03719], "xaxis": "x", "y": [-21.52, -7.237, -14.04, -11.0, -10.09, -16.08, -20.68, -10.3, -15.18, -16.06], "yaxis": "y"}, {"hovertemplate": "scaffold_grouped=O=C(Nc1cccc(C2CCN(Cc3ccccc3)CC2)c1)c1cnccn1<br>component 1=%{x}<br>component 2=%{y}<extra></extra>", "legendgroup": "O=C(Nc1cccc(C2CCN(Cc3ccccc3)CC2)c1)c1cnccn1", "marker": {"color": "#00cc96", "symbol": "bowtie"}, "mode": "markers", "name": "O=C(Nc1cccc(C2CCN(Cc3ccccc3)CC2)c1)c1cnccn1", "orientation": "v", "showlegend": true, "type": "scatter", "x": [-10.32, -9.458, -13.36, -17.6, -5.059, -0.1699, -2.426, -13.0, -8.024, -12.16, -13.96, -13.31], "xaxis": "x", "y": [16.05, 16.64, 14.39, 19.28, 15.01, 10.4, 6.197, 17.45, 10.58, 17.12, 13.82, 13.86], "yaxis": "y"}, {"hovertemplate": "scaffold_grouped=O=C(c1ccccc1)N1CCC(N2CCC(Cc3ccccc3)CC2)CC1<br>component 1=%{x}<br>component 2=%{y}<extra></extra>", "legendgroup": "O=C(c1ccccc1)N1CCC(N2CCC(Cc3ccccc3)CC2)CC1", "marker": {"color": "#ab63fa", "symbol": "circle"}, "mode": "markers", "name": "O=C(c1ccccc1)N1CCC(N2CCC(Cc3ccccc3)CC2)CC1", "orientation": "v", "showlegend": true, "type": "scatter", "x": [-13.88, -16.05, -5.941, -14.05, -9.215, -11.67, -6.785, -14.43, -10.18, -13.97, -5.482, -17.17], "xaxis": "x", "y": [-10.03, -8.288, -5.435, -4.918, -7.26, -17.62, -6.496, -8.268, -10.66, -10.27, -5.075, -7.181], "yaxis": "y"}, {"hovertemplate": "scaffold_grouped=O=C(NCCCN1CCC(N(Cc2cccnc2)c2ccccc2)CC1)c1cccnc1<br>component 1=%{x}<br>component 2=%{y}<extra></extra>", "legendgroup": "O=C(NCCCN1CCC(N(Cc2cccnc2)c2ccccc2)CC1)c1cccnc1", "marker": {"color": "#FFA15A", "symbol": "square"}, "mode": "markers", "name": "O=C(NCCCN1CCC(N(Cc2cccnc2)c2ccccc2)CC1)c1cccnc1", "orientation": "v", "showlegend": true, "type": "scatter", "x": [11.22, 1.709, 1.143, 4.063, -2.244, 0.4308, 6.229, 11.95, 9.952, 3.867, 0.02232, -3.51, -3.272, 14.15], "xaxis": "x", "y": [11.68, 6.335, 14.51, 10.28, 11.81, 11.8, -4.662, 11.4, 9.095, 7.084, 10.28, 7.618, 12.81, 10.76], "yaxis": "y"}, {"hovertemplate": "scaffold_grouped=O=C(NCc1ccccc1)C1CCN(CCCN(C(=O)C2CCNCC2)c2ccccc2)CC1<br>component 1=%{x}<br>component 2=%{y}<extra></extra>", "legendgroup": "O=C(NCc1ccccc1)C1CCN(CCCN(C(=O)C2CCNCC2)c2ccccc2)CC1", "marker": {"color": "#19d3f3", "symbol": "diamond"}, "mode": "markers", "name": "O=C(NCc1ccccc1)C1CCN(CCCN(C(=O)C2CCNCC2)c2ccccc2)CC1", "orientation": "v", "showlegend": true, "type": "scatter", "x": [11.38, 8.915, 10.77, 8.997, 14.33, 15.7, 4.442, 3.748, 7.207, 7.877], "xaxis": "x", "y": [-1.278, -3.18, -6.458, 0.4425, -5.248, -0.5431, 1.404, -3.233, 6.17, -7.895], "yaxis": "y"}, {"hovertemplate": "scaffold_grouped=O=C(c1ccccc1)N1CCC(N2CCN(Cc3ccccc3)CC2)CC1<br>component 1=%{x}<br>component 2=%{y}<extra></extra>", "legendgroup": "O=C(c1ccccc1)N1CCC(N2CCN(Cc3ccccc3)CC2)CC1", "marker": {"color": "#FF6692", "symbol": "cross"}, "mode": "markers", "name": "O=C(c1ccccc1)N1CCC(N2CCN(Cc3ccccc3)CC2)CC1", "orientation": "v", "showlegend": true, "type": "scatter", "x": [-1.393, -15.21, -13.92, -9.786, -5.141, -17.95, -17.69, -13.87, -1.296, -3.766, -18.52, -14.08, -17.71, -16.95, -16.94, -3.685, -17.3], "xaxis": "x", "y": [4.528, -11.97, -3.538, -7.443, -4.187, -8.898, -5.197, -8.06, 5.194, 1.094, -5.245, 7.241, -8.087, -8.046, -8.605, 8.865, -10.1], "yaxis": "y"}, {"hovertemplate": "scaffold_grouped=c1cnc2c(c1)ccc1cccnc12<br>component 1=%{x}<br>component 2=%{y}<extra></extra>", "legendgroup": "c1cnc2c(c1)ccc1cccnc12", "marker": {"color": "#B6E880", "symbol": "x"}, "mode": "markers", "name": "c1cnc2c(c1)ccc1cccnc12", "orientation": "v", "showlegend": true, "type": "scatter", "x": [-59.68, -66.93, -61.79, -60.36, -66.9, -67.37, -65.07, -65.05, -68.65, -61.6, -61.97, -65.32, -62.22], "xaxis": "x", "y": [-8.622, -2.387, 6.898, 6.316, -3.076, -3.197, -0.2416, 0.04289, -2.604, 3.642, 6.338, -0.9618, -6.548], "yaxis": "y"}, {"hovertemplate": "scaffold_grouped=O=C(NCCCN1CCC(N(Cc2ccccc2)c2ccccc2)CC1)c1ccncc1<br>component 1=%{x}<br>component 2=%{y}<extra></extra>", "legendgroup": "O=C(NCCCN1CCC(N(Cc2ccccc2)c2ccccc2)CC1)c1ccncc1", "marker": {"color": "#FF97FF", "symbol": "pentagon"}, "mode": "markers", "name": "O=C(NCCCN1CCC(N(Cc2ccccc2)c2ccccc2)CC1)c1ccncc1", "orientation": "v", "showlegend": true, "type": "scatter", "x": [-3.982, -4.409, -5.666, -7.388, -2.203, -10.19, -7.275, -3.306, 1.798, -5.908, -7.349, -9.903, -8.927, -11.92], "xaxis": "x", "y": [14.39, 14.66, 23.78, 29.21, 19.26, 19.09, 26.36, 23.23, 18.76, 18.63, 15.07, 20.52, 15.49, 25.75], "yaxis": "y"}, {"hovertemplate": "scaffold_grouped=N=C(c1ccccc1)C1CCN(C2CCN(C(=O)c3ccc[nH+]c3)CC2)CC1<br>component 1=%{x}<br>component 2=%{y}<extra></extra>", "legendgroup": "N=C(c1ccccc1)C1CCN(C2CCN(C(=O)c3ccc[nH+]c3)CC2)CC1", "marker": {"color": "#FECB52", "symbol": "hexagram"}, "mode": "markers", "name": "N=C(c1ccccc1)C1CCN(C2CCN(C(=O)c3ccc[nH+]c3)CC2)CC1", "orientation": "v", "showlegend": true, "type": "scatter", "x": [-6.679, 2.941, -9.948, 7.383, -5.488, -8.912, -10.92, 0.9452, -8.034, 3.694, 2.662, -9.739, -10.86], "xaxis": "x", "y": [2.801, 5.237, -4.05, 12.1, -3.15, 2.022, -3.346, 1.22, -4.749, 3.689, 7.287, -6.951, 5.0], "yaxis": "y"}, {"hovertemplate": "scaffold_grouped=O=C(Nc1cccc(C2CCN(Cc3ccccc3)CC2)c1)c1ccccc1<br>component 1=%{x}<br>component 2=%{y}<extra></extra>", "legendgroup": "O=C(Nc1cccc(C2CCN(Cc3ccccc3)CC2)c1)c1ccccc1", "marker": {"color": "#636efa", "symbol": "star"}, "mode": "markers", "name": "O=C(Nc1cccc(C2CCN(Cc3ccccc3)CC2)c1)c1ccccc1", "orientation": "v", "showlegend": true, "type": "scatter", "x": [2.955, -13.43, 0.08088, -8.089, -7.081, -3.843, -5.731, -12.56, -9.639, -0.3385, -11.61, -13.68], "xaxis": "x", "y": [3.083, 7.939, 11.89, 14.23, 13.01, 8.605, 12.76, 11.9, 13.3, 11.74, 14.76, 13.65], "yaxis": "y"}, {"hovertemplate": "scaffold_grouped=O=C(Cc1ccccc1)NC1CCN(CC2CN(C(=O)C3CCCC3)CC2c2ccccc2)CC1<br>component 1=%{x}<br>component 2=%{y}<extra></extra>", "legendgroup": "O=C(Cc1ccccc1)NC1CCN(CC2CN(C(=O)C3CCCC3)CC2c2ccccc2)CC1", "marker": {"color": "#EF553B", "symbol": "diamond"}, "mode": "markers", "name": "O=C(Cc1ccccc1)NC1CCN(CC2CN(C(=O)C3CCCC3)CC2c2ccccc2)CC1", "orientation": "v", "showlegend": true, "type": "scatter", "x": [14.63, 17.69, 10.04, 8.812, 20.89, 14.61, 16.49, 13.15, 16.3, 23.91, 18.56, 13.83, 16.55], "xaxis": "x", "y": [-8.806, -5.782, -11.19, -8.174, -6.983, -4.377, -5.566, -1.746, -1.085, -0.9765, 3.441, -6.983, 0.3141], "yaxis": "y"}, {"hovertemplate": "scaffold_grouped=c1ccc(CCCC2CCN(CC3CN(CC4CCCCC4)CC3c3ccccc3)CC2)cc1<br>component 1=%{x}<br>component 2=%{y}<extra></extra>", "legendgroup": "c1ccc(CCCC2CCN(CC3CN(CC4CCCCC4)CC3c3ccccc3)CC2)cc1", "marker": {"color": "#00cc96", "symbol": "hourglass"}, "mode": "markers", "name": "c1ccc(CCCC2CCN(CC3CN(CC4CCCCC4)CC3c3ccccc3)CC2)cc1", "orientation": "v", "showlegend": true, "type": "scatter", "x": [22.32, 11.31, 7.334, 5.84, 18.94, 13.87, 12.33, 12.75, 7.648, 13.39, 8.098, 16.23, 17.84], "xaxis": "x", "y": [-16.44, -18.59, -13.56, -21.55, -13.31, -18.64, -15.05, -20.02, -15.78, -16.13, -18.34, -15.81, -17.57], "yaxis": "y"}, {"hovertemplate": "scaffold_grouped=O=C(NCC1CCN(Cc2ccccc2OCc2ccccc2)CC1)Nc1ccccc1<br>component 1=%{x}<br>component 2=%{y}<extra></extra>", "legendgroup": "O=C(NCC1CCN(Cc2ccccc2OCc2ccccc2)CC1)Nc1ccccc1", "marker": {"color": "#ab63fa", "symbol": "bowtie"}, "mode": "markers", "name": "O=C(NCC1CCN(Cc2ccccc2OCc2ccccc2)CC1)Nc1ccccc1", "orientation": "v", "showlegend": true, "type": "scatter", "x": [-0.2163, -10.84, -8.7, -4.759, 1.718, -10.08, 0.07781, -1.177, -5.304, -9.018], "xaxis": "x", "y": [21.64, 27.49, 25.46, 31.22, 28.6, 29.03, 24.06, 19.39, 28.62, 31.09], "yaxis": "y"}], "layout": {"height": 800, "legend": {"title": {"text": "scaffold_grouped"}, "tracegroupgap": 0}, "plot_bgcolor": "White", "title": {"text": "ISOmap on 3D descriptor ccr5 data after scaling"}, "width": 1200, "xaxis": {"anchor": "y", "domain": [0, 1], "title": {"text": "component 1"}}, "yaxis": {"anchor": "x", "domain": [0, 1], "title": {"text": "component 2"}}}}
